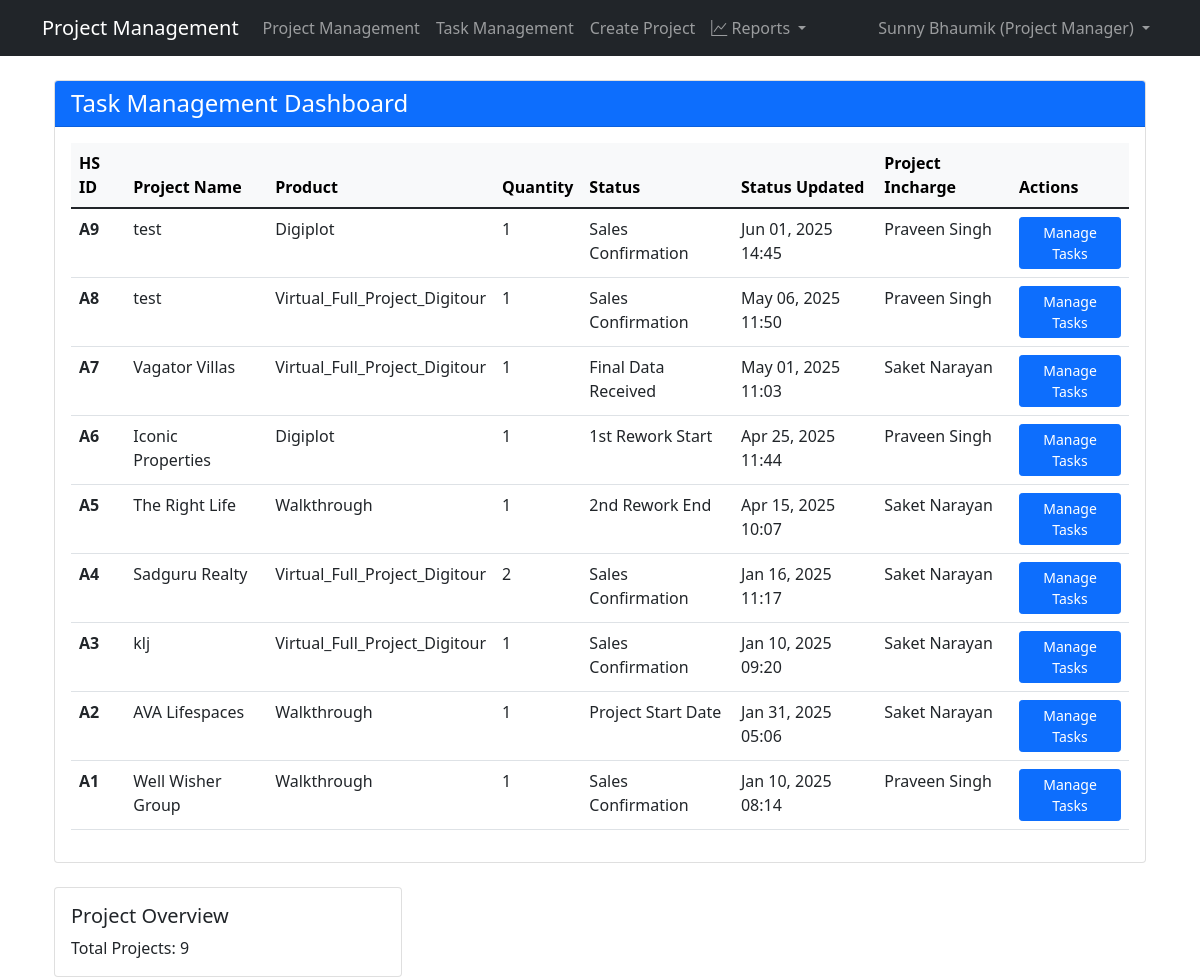
The app's page /projects/tasks/dashboard/ (signed in), older data.
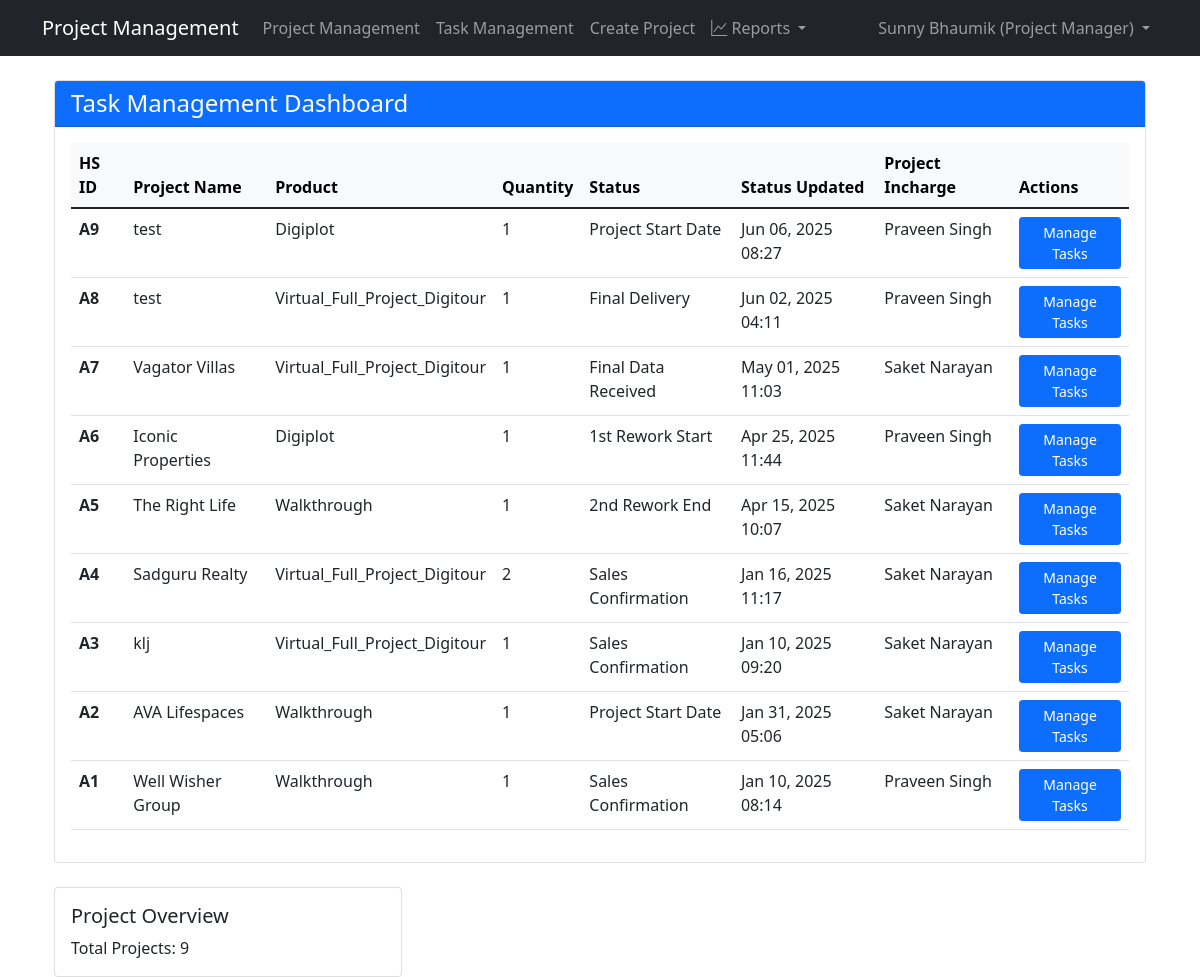
The same page, newer data.
### projects/models.py (models this page shows, shortened)
class Project(models.Model):
    id = models.UUIDField(
        primary_key=True,
        default=uuid.uuid4,
        editable=False
    )
    hs_id = models.CharField(
        max_length=10,
        unique=True,
        editable=False,
        help_text="Human-readable unique identifier (e.g., A1, A2, B1, etc.)"
    )
    opportunity_id = models.CharField(
        max_length=100,
        unique=False,
        help_text="Business opportunity identifier"
    )
    project_type = models.CharField(
        max_length=100,
        blank=True,
        null=True,
        help_text="Type of project (optional)"
    )
    project_name = models.CharField(
        max_length=255,
        help_text="Name of the project"
    )
    builder_name = models.CharField(
        max_length=255,
        help_text="Name of the builder/client"
    )
    city = models.ForeignKey(
        City,
        on_delete=models.PROTECT,
        related_name='projects',
        help_text="City where this project is located"
    )
    product = models.ForeignKey(
        Product,
        on_delete=models.PROTECT,
        related_name='projects',
        help_text="The product being delivered in this project"
    )
    product_subcategory = models.ForeignKey(
        ProductSubcategory,
        on_delete=models.PROTECT,
        related_name='projects',
        null=True,
        blank=True,
        help_text="Optional subcategory classification for this project"
    )
    package_id = models.CharField(
        max_length=100,
        blank=True,
        null=True,
        help_text="Optional package identifier"
    )
    quantity = models.PositiveIntegerField(
        help_text="Quantity of products for this project"
    )
    purchase_date = models.DateField(
        help_text="Date when the project was purchased"
    )
    sales_confirmation_date = models.DateField(
        help_text="Date when sales confirmation was received"
    )
    expected_tat = models.PositiveIntegerField(
        validators=[MinValueValidator(1)],
        help_text="Expected turnaround time in days (defaults to product TAT but can be overridden)"
    )
    account_manager = models.CharField(
        max_length=255,
        help_text="Name of the account manager responsible for this project"
    )
    dpm = models.ForeignKey(
        User,
        on_delete=models.PROTECT,
        related_name='dpm_projects',
        help_text="The Digital Project Manager assigned to this project"
    )
    current_status = models.ForeignKey(
        ProjectStatusOption,
        on_delete=models.PROTECT,
        related_name='projects',
        help_text="Current status of the project"
    )
    project_incharge = models.ForeignKey(
        'accounts.User',
        on_delete=models.PROTECT,
        related_name='incharge_projects',
        null=True,
        blank=True,
        help_text="Team member assigned as project incharge"
    )
    expected_completion_date = models.DateField(
        null=True,
        blank=True,
        help_text="Expected date of project completion"
    )
    delivery_performance_rating = models.DecimalField(
        max_digits=2,
        decimal_places=1,
        null=True,
        blank=True,
        validators=[
            MinValueValidator(1),
            MaxValueValidator(5)
        ],
        help_text="Delivery performance rating (1-5)"
    )
    created_at = models.DateTimeField(auto_now_add=True)
    updated_at = models.DateTimeField(auto_now=True)
    class Meta:
        ordering = ['-created_at']
        verbose_name = 'Project'
        verbose_name_plural = 'Projects'
        indexes = [
            models.Index(fields=['opportunity_id']),
        ]

class Product(models.Model):
    id = models.UUIDField(
        primary_key=True,
        default=uuid.uuid4,
        editable=False
    )
    name = models.CharField(
        max_length=255,
        unique=True,
        help_text="Name of the product"
    )
    expected_tat = models.PositiveIntegerField(
        validators=[MinValueValidator(1)],
        help_text="Default expected turnaround time in days for this product"
    )
    is_active = models.BooleanField(
        default=True,
        help_text="Whether this product is available for new projects"
    )
    created_at = models.DateTimeField(auto_now_add=True)
    updated_at = models.DateTimeField(auto_now=True)
    class Meta:
        ordering = ['name']
        verbose_name = 'Product'
        verbose_name_plural = 'Products'

### accounts/models.py (models this page shows, shortened)
class User(AbstractUser):
    id = models.UUIDField(primary_key=True, default=uuid.uuid4, editable=False)
    ROLES = (
        ('DPM', 'Project Manager'),
        ('TEAM_MEMBER', 'Team Member'),
    )
    role = models.CharField(max_length=20, choices=ROLES)
    created_at = models.DateTimeField(auto_now_add=True)
    updated_at = models.DateTimeField(auto_now=True)
    groups = models.ManyToManyField(
        'auth.Group',
        related_name='custom_user_set',
        blank=True,
        verbose_name='groups',
        help_text='The groups this user belongs to.',
    )
    user_permissions = models.ManyToManyField(
        'auth.Permission',
        related_name='custom_user_set',
        blank=True,
        verbose_name='user permissions',
        help_text='Specific permissions for this user.',
    )

### projects/views.py (the view)
# urls.py: path('tasks/dashboard/', views.dpm_task_dashboard, name='dpm_task_dashboard'),
@login_required
def dpm_task_dashboard(request):
    if request.user.role != 'DPM':
        messages.error(request, "Access denied. This page is only for Project Managers.")
        return redirect('home')
    success, result = ProjectService.get_dpm_projects_for_task_management(request.user)
    if not success:
        messages.error(request, result)
        return redirect('home')
    projects = result
    context = {
        'projects': projects,
        'title': 'Task Management Dashboard'
    }
    return render(request, 'projects/dpm_task_dashboard.html', context)

### projects/templates/projects/dpm_task_dashboard.html (shortened to what the changed rows need)
{% extends "base.html" %}
{% block content %}
<div class="container-fluid">
    <div class="row">
        <div class="col">
            <div class="card">
                <div class="card-body">
                    {% if projects %}
                        <div class="table-responsive">
                            <table class="table table-hover">
                                <thead class="table-light">
                                    <tr>
                                        <th>HS ID</th>
                                        <th>Project Name</th>
                                        <th>Product</th>
                                        <th>Quantity</th>
                                        <th>Status</th>
                                        <th>Status Updated</th>
                                        <th>Project Incharge</th>
                                        <th>Actions</th>
                                    </tr>
                                </thead>
                                <tbody>
                                    {% for project in projects %}
                                    <tr>
                                        <td>
                                            <strong>{{ project.hs_id }}</strong>
                                        </td>
                                        <td>{{ project.project_name }}</td>
                                        <td>{{ project.product.name }}</td>
                                        <td>{{ project.quantity }}</td>
                                        <td>
                                            {% if project.latest_status_name %}
                                                {{ project.latest_status_name }}
                                            {% else %}
                                                <span class="text-muted">No status</span>
                                            {% endif %}
                                        </td>
                                        <td>
                                            {% if project.latest_status_date %}
                                                {{ project.latest_status_date|date:"M d, Y H:i" }}
                                            {% else %}
                                                <span class="text-muted">-</span>
                                            {% endif %}
                                        </td>
                                        <td>
                                            {% if project.project_incharge %}
                                                {{ project.project_incharge.get_full_name }}
                                            {% else %}
                                                <span class="text-muted">Not assigned</span>
                                            {% endif %}
                                        </td>
                                        <td>
                                            <a href="{% url 'projects:project_management' project.id %}"
                                               class="btn btn-primary btn-sm">
                                                Manage Tasks
                                            </a>
                                        </td>
                                    </tr>
                                    {% endfor %}
                                </tbody>
                            </table>
                        </div>
                    {% else %}
                        <div class="text-center py-4">
                            <p class="text-muted mb-0">No projects found.</p>
                        </div>
                    {% endif %}
                </div>
            </div>
        </div>
    </div>
</div>
{% endblock %}

Row changes from the older to the newer data that the page shows:
changed Project: latest_status_name "Sales Confirmation" → "Project Start Date"; latest_status_date "Jun 01, 2025 14:45" → "Jun 06, 2025 08:27"
changed Project: latest_status_name "Sales Confirmation" → "Final Delivery"; latest_status_date "May 06, 2025 11:50" → "Jun 02, 2025 04:11"
